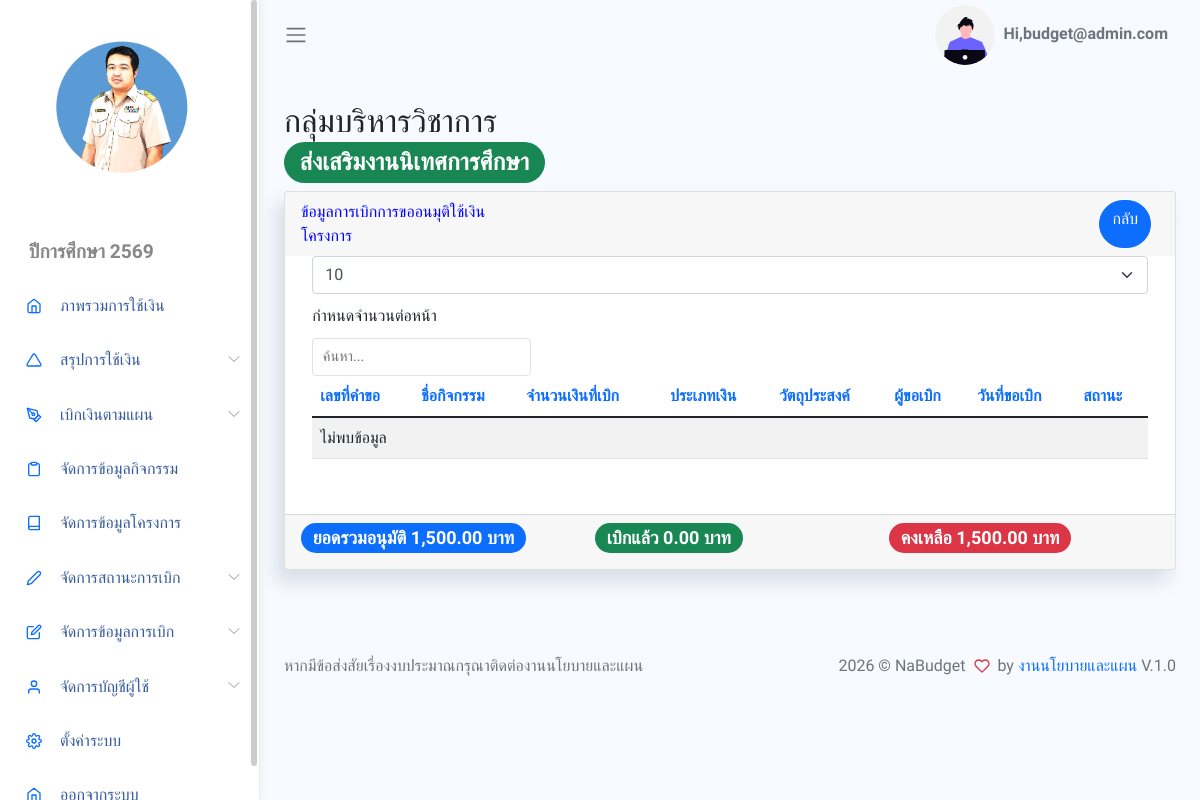
Screenshot of /App/Views/showPayByAct.php?act_id=17 (signed in) with the database file from the repository.
### tables this page shows
CREATE TABLE `setting` (
  `set_id` int(1) NOT NULL,
  `sys_name` varchar(255) NOT NULL,
  `school_name` varchar(255) NOT NULL,
  `logo_url` varchar(255) NOT NULL,
  `title_name` varchar(255) NOT NULL,
  `year_name` varchar(255) NOT NULL,
  `dir_name` varchar(255) NOT NULL,
  `man_name` varchar(255) NOT NULL,
  `plan_name` varchar(255) NOT NULL,
  `menu_project` int(1) NOT NULL,
  `menu_activity` int(1) NOT NULL,
  `menu_payplan` int(1) NOT NULL,
  `created_at` datetime DEFAULT current_timestamp()
);

CREATE TABLE `activity` (
  `act_id` int(11) NOT NULL COMMENT 'รหัสกิจกรรม',
  `act_name` varchar(255) NOT NULL COMMENT 'ชื่อกิจกรรม',
  `pro_id` int(11) NOT NULL COMMENT 'รหัสโครงการfk',
  `bgt_id` int(11) NOT NULL COMMENT 'รหัสประเภทงบประมาณ',
  `act_money` decimal(12,2) NOT NULL COMMENT 'เงินที่ได้รับจัดสรร',
  `act_balance` decimal(12,2) NOT NULL COMMENT 'จำนวนเงินคงเหลือ',
  `act_user` varchar(100) NOT NULL COMMENT 'ผู้รับผิดชอบกิจกรรม',
  `create_by` int(11) NOT NULL,
  `create_at` datetime NOT NULL DEFAULT current_timestamp() COMMENT 'วันที่ทำรายการ'
);

CREATE TABLE `department` (
  `dep_id` int(11) NOT NULL COMMENT 'รหัสกลุ่ม',
  `dep_name` varchar(100) NOT NULL COMMENT 'ชื่อกลุ่ม',
  `dep_user` varchar(100) NOT NULL COMMENT 'ชื่อหัวหน้ากลุ่ม',
  `dep_pos` varchar(100) NOT NULL COMMENT 'ตำแหน่ง',
  `man_id` int(11) NOT NULL
);

CREATE TABLE `project` (
  `pro_id` int(11) NOT NULL COMMENT 'รหัสโครงการ',
  `pro_code` varchar(50) NOT NULL COMMENT 'เลขรหัสโครงการ',
  `pro_name` varchar(255) NOT NULL COMMENT 'ชื่อโครงการ',
  `pro_user` varchar(255) NOT NULL COMMENT 'ผู้รับผิดชอบโครงการ',
  `dep_id` int(11) NOT NULL COMMENT 'รหัสกลุ่ม',
  `man_id` int(11) NOT NULL COMMENT 'รหัสกลุ่มบริหาร',
  `create_at` datetime DEFAULT current_timestamp() COMMENT 'วดปเพิ่มข้อมูล'
);

### App/Views/showPayByAct.php (the view, shortened to what the rows shown need)
<?php
require_once BASE_PATH . "/App/Inc/header.php";
require_once BASE_PATH . "/App/Inc/sidebar.php";
$sumpay = 0;
$activityObj = new Activity();
$activity = $activityObj->getDepIdByActId($_REQUEST);
?>
<div class="main-content container-fluid">
  <div class="page-title">
    <div class="row">
      <div class="col-12 col-md-6 order-md-1 order-last">
        <h3><?php echo $activity[0]['dep_name'] ?><span class='badge bg-success round '>
            <?php echo $activity[0]['pro_name'] ?> </span></h3>
      </div>
    </div>
  </div>
  <section class="section">
    <div class="card">
      <div class="card-body">
        <table class='table table-striped' id="table1">
          <thead>
            <tr>
              <th>เลขที่คำขอ</th>
              <th>ชื่อกิจกรรม</th>
              <th>จำนวนเงินที่เบิก</th>
              <th>ประเภทเงิน</th>
              <th>วัตถุประสงค์</th>
              <th>ผู้ขอเบิก</th>
              <th>วันที่ขอเบิก</th>
              <th>สถานะ</th>
            </tr>
          </thead>
        </table>
      </div>
      <div class="card-footer">
        <div class="row">
          <?php
          $actmoney = $activity[0]['act_money'];
          $balance = $actmoney - $sumpay;
          echo "<div class='col-md-4'><h4><span class='badge rounded-pill bg-primary'>ยอดรวมอนุมัติ  " . number_format($actmoney, 2) . " บาท</span></h4></div>";
          echo "<div class='col-md-4'><h4><span class='badge rounded-pill bg-danger'>คงเหลือ  " . number_format($balance, 2) . " บาท</span></h4></div>";
          ?>
        </div>
      </div>
    </div>
  </section>
</div>
<?php require_once BASE_PATH . "/App/Inc/footer.php"; ?>

### App/Inc/sidebar.php (shortened to what the rows shown need)
<?php
$settingObj = new Setting();
$settings = $settingObj->getSetting();
?>
<body>
    <div id="app">
        <div id="sidebar" class='active'>
            <div class="sidebar-wrapper active">
                <div class="sidebar-header" style="text-align:center">
                    <img src="<?= BASE_URL . $settings['logo_url']?>" alt="" srcset="" style="width: 150px;height:150px;">
                </div>
                <div class="">
                    <ul class="menu">
                        <li class='sidebar-title'><?= htmlspecialchars($settings['year_name']) ?></li>
                        <li class="sidebar-item ">
                            <a href="<?= BASE_URL ?>/App/Views/showGroupCard.php" class='sidebar-link'>
                            </a>
                        </li>
                        <li class="sidebar-item  has-sub">
                            <a href="#" class='sidebar-link'>
                            </a>
                        </li>
                        <?php
                        if ($_SESSION['role'] <= 7) {
                            echo "
                            <li class='sidebar-item  has-sub'>
                                <a href='#' class='sidebar-link'>
                                    <i data-feather='pen-tool' width='20'></i>
                                    <span>เบิกเงินตามแผน</span>
                                </a>
                                <ul class='submenu '>
                                    <li>
                                        <a href='" . BASE_URL . "/App/Views/formPayPlan.php'>ใบคำขออนมุติใช้เงิน</a>
                                    </li>
                                    <li>
                                        <a href='" . BASE_URL . "/App/Views/showPayPlan.php'>ข้อมูลการเบิก</a>
                                    </li>
                                </ul>
                            </li>
                            <!-- <li class='sidebar-item'>
                                <a href='" . BASE_URL . "/document/แบบสรุปโครงการ2564.docx' class='sidebar-link'>
                                    <i data-feather='triangle' width='20'></i>
                                    <span>แบบสรุปโครงการปี 2564</span>
                                </a>
                            </li>
                            <li class='sidebar-item'>
                                <a href='https://drive.google.com/drive/folders/10lbb2oCK1EN5yT9p9R833f19MvhAm9VG?usp=sharing' class='sidebar-link'>
                                    <i data-feather='triangle' width='20'></i>
                                    <span>ประชุมจัดทำแผนปีการศึกษา 2566</span>
                                </a>
                            </li>
                            <li class='sidebar-item'>
                                <a href='#' class='sidebar-link'>
                                    <i data-feather='triangle' width='20'></i>
                                    <span>อัปโหลดไฟล์ประมาณการ</span>
                                </a>
                            </li> -->
                            <li class='sidebar-item'>
                                <a href='" . BASE_URL . "/App/Views/manageActivity.php' class='sidebar-link'>
                                    <i data-feather='clipboard' width='20'></i>
                                    <span>จัดการข้อมูลกิจกรรม</span>
                                </a>
                            </li>
                            ";
                        }
                        ?>
                        <?php
                        if ($_SESSION['role'] == 1) {
                            echo "
                                <li class='sidebar-item'>
                                    <a href='" . BASE_URL . "/App/Views/manageProject.php' class='sidebar-link'>
                                        <i data-feather='book' width='20'></i>
                                        <span>จัดการข้อมูลโครงการ</span>
                                    </a>
                                </li>
                                ";
                        }
                        ?>
                        <?php
                        if ($_SESSION['role'] <= 5) {
                            echo "
                                <li class='sidebar-item  has-sub'>
                                    <a href='#' class='sidebar-link'>
                                    <i data-feather='edit-2' width='20'></i>
                                    <span>จัดการสถานะการเบิก</span>
                                    </a>
                                    <ul class='submenu '>
                                    <li>
                                        <a href='" . BASE_URL . "/App/Views/showPayBill.php'>จัดการสถานะการเบิก</a>
                                    </li>
                                    <li>
                                        <a href='" . BASE_URL . "/App/Views/searchEditPayBill.php'>จัดการการจ่ายเงิน</a>
                                    </li>
                                    </ul>
                                </li>
                                ";
                        }
                        ?>
                        <?php
                        if ($_SESSION['role'] == 1) {
                            echo "
                                <li class='sidebar-item  has-sub'>
                                    <a href='#' class='sidebar-link'>
                                    </a>
                                        <a href='" . BASE_URL . "/App/Views/formPayPlan.php'>เพิ่มข้อมูลการเบิก</a>
                                        <a href='" . BASE_URL . "/App/Views/searchEditReport.php'>แก้ไขข้อมูลใบคำขอ</a>
                                        <a href='" . BASE_URL . "/App/Views/searchEditMoney.php'>แก้ยอดเงินเบิก</a>
                                        <a href='" . BASE_URL . "/App/Views/showGroupCard_admin.php'>ตรวจสอบยอดเงินรวม</a>
                                        <a href='" . BASE_URL . "/App/Views/showProject_admin.php'>ตรวจสอบยอดเงินโครงการ</a>
                                        <a href='" . BASE_URL . "/App/Views/showActivity_admin.php'>ตรวจสอบยอดเงินกิจกรรม</a>
                                        <a href='" . BASE_URL . "/App/Views/showProjectExcel.php' target='_blank'>Excel โครงการ</a>
                                        <a href='" . BASE_URL . "/App/Views/showActivityExcel.php' target='_blank'>Excel กิจกรรม</a>
                                        <a href='" . BASE_URL . "/App/Views/showPayPlanExcel.php' target='_blank'>Excel ข้อมูลการเบิก</a>
                                        <a href='" . BASE_URL . "/App/Views/reportBudget.php' target='_blank'>รายงานการใช้เงินตามแผนปฏิบัติการ</a>
                                </li>
                                ";
                        }
                        ?>
                        <?php
                        if ($_SESSION['role'] == 1) {
                            echo "
                                <li class='sidebar-item  has-sub'>
                                    <a href='#' class='sidebar-link'>
                                    <i data-feather='user' width='20'></i>
                                    <span>จัดการบัญชีผู้ใช้</span>
                                    </a>
                                    <ul class='submenu '>
                                        <li>
                                            <a href='" . BASE_URL . "/App/Auth/Views/showPerson.php'>ข้อมูลสมาชิก</a>
                                        </li>
                                        <li>
                                            <a href='" . BASE_URL . "/App/Auth/Views/addPerson.php'>เพิ่มสมาชิก</a>
                                        </li>
                                    </ul>
                                </li>
                                ";
                        }
                        ?>
                        <?php
                        if ($_SESSION['role'] == 1 && $_SESSION['id'] == 1) {
                            echo "
                                <li class='sidebar-item'>
                                    <a href='" . BASE_URL . "/App/Views/manageSetting.php' class='sidebar-link'>
                                    <i data-feather='settings' width='20'></i>
                                    <span>ตั้งค่าระบบ</span>
                                    </a>
                                </li>
                                ";
                        }
                        ?>
                        <li class="sidebar-item ">
                            <a href="#" data-toggle="modal" data-target="#logoutModal" class='sidebar-link'>
                            </a>
                        </li>
                    </ul>
                </div>
            </div>
        </div>
        <div id="main">

### App/Inc/footer.php (shortened to what the rows shown need)
<footer>
    <div class="footer clearfix mb-0 text-muted">
        <div class="float-right">
            <p>2026 &copy; <?= htmlspecialchars($settings['sys_name']) ?> <span class='text-danger'><i data-feather="heart"></i></span> by <a
                    href="#">งานนโยบายและแผน</a> V.1.0</p>
        </div>
    </div>
</footer>
</div>
</div>
</body>
</html>

### rows the page displays
setting: logo_url (picture), year_name "ปีการศึกษา 2569", sys_name "NaBudget"
activity: department.dep_name "กลุ่มบริหารวิชาการ", pro.pro_name "ส่งเสริมงานนิเทศการศึกษา", act_money "1,500.00"

### other values shown
$_SESSION['username'] "budget@admin.com"
$sumpay "0.00"
